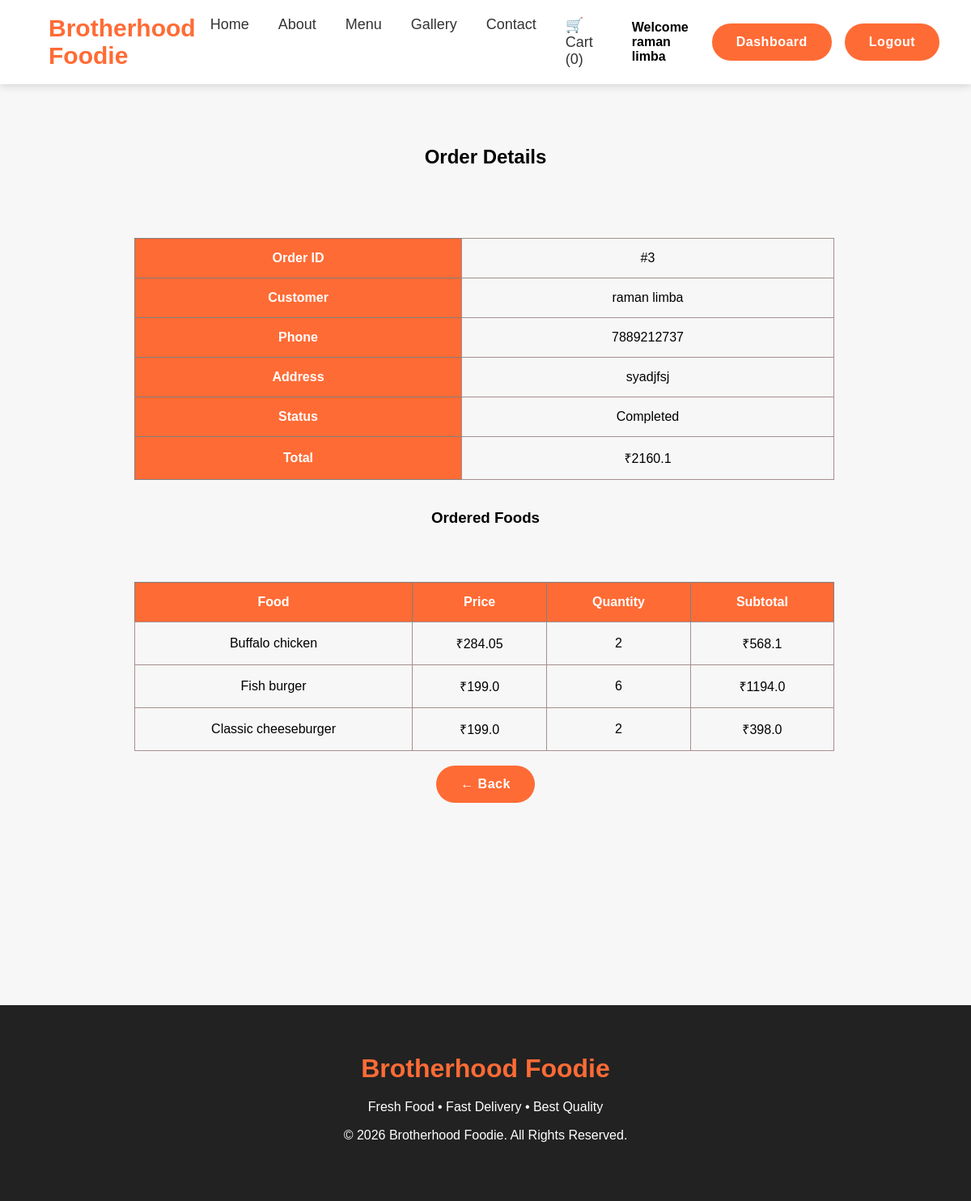
/order/3 (signed in), run on the app's committed database.
### models.py (models this page shows, shortened)
class User(UserMixin, db.Model):
    __tablename__ = "users"
    id = db.Column(db.Integer, primary_key=True)
    name = db.Column(db.String(100), nullable=False)
    email = db.Column(db.String(120), unique=True, nullable=False)
    password = db.Column(db.String(255), nullable=False)
    role = db.Column(db.String(20), default="customer")
    created_at = db.Column(
        db.DateTime,
        server_default=db.func.now()
    )
    orders = db.relationship(
        "Order",
        back_populates="user",
        lazy=True,
        cascade="all, delete-orphan"
    )

class Order(db.Model):
    __tablename__ = "orders"
    id = db.Column(db.Integer, primary_key=True)
    customer = db.Column(db.String(100), nullable=False)
    phone = db.Column(db.String(20), nullable=False)
    address = db.Column(db.Text, nullable=False)
    total = db.Column(db.Float, nullable=False)
    status = db.Column(db.String(30), default="Pending")
    created_at = db.Column(
        db.DateTime,
        server_default=db.func.now()
    )
    user_id = db.Column(
        db.Integer,
        db.ForeignKey("users.id"),
        nullable=False
    )
    user = db.relationship(
        "User",
        back_populates="orders"
    )
    items = db.relationship(
        "OrderItem",
        back_populates="order",
        cascade="all, delete-orphan",
        lazy=True
    )

class OrderItem(db.Model):
    __tablename__ = "order_items"
    id = db.Column(db.Integer, primary_key=True)
    order_id = db.Column(
        db.Integer,
        db.ForeignKey("orders.id"),
        nullable=False
    )
    food_id = db.Column(
        db.Integer,
        db.ForeignKey("foods.id"),
        nullable=False
    )
    quantity = db.Column(
        db.Integer,
        default=1
    )
    price = db.Column(
        db.Float,
        nullable=False
    )
    order = db.relationship(
        "Order",
        back_populates="items"
    )
    food = db.relationship(
        "Food",
        back_populates="order_items"
    )

class Food(db.Model):
    __tablename__ = "foods"
    id = db.Column(db.Integer, primary_key=True)
    category_id = db.Column(
        db.Integer,
        db.ForeignKey("categories.id"),
        nullable=False
    )
    name = db.Column(db.String(100), nullable=False)
    description = db.Column(db.Text)
    price = db.Column(db.Float, nullable=False)
    discount = db.Column(db.Integer, default=0)
    image = db.Column(db.String(200))
    available = db.Column(db.Boolean, default=True)
    created_at = db.Column(
        db.DateTime,
        server_default=db.func.now()
    )
    order_items = db.relationship(
        "OrderItem",
        back_populates="food",
        lazy=True,
    )

### app.py (the view)
@app.route("/order/<int:order_id>")
@login_required
def order_details(order_id):
    order = Order.query.get_or_404(order_id)
    if order.user_id != current_user.id:
        flash("Access Denied!", "danger")
        return redirect(url_for("dashboard"))
    return render_template(
        "order_details.html",
        order=order
    )

### app.py (called while the page is built)
@login_manager.user_loader
def load_user(user_id):
    return db.session.get(User, int(user_id))

@app.context_processor
def cart_count():
    cart = session.get("cart", {})
    total_items = sum(cart.values())
    return dict(cart_count=total_items)

### templates/order_details.html
{% extends "base.html" %}
{% block content %}
<section class="dashboard">
    <h2>Order Details</h2>
    <br>
    <table border="1" cellpadding="10" width="100%">
        <tr>
            <th>Order ID</th>
            <td>#{{ order.id }}</td>
        </tr>
        <tr>
            <th>Customer</th>
            <td>{{ order.customer }}</td>
        </tr>
        <tr>
            <th>Phone</th>
            <td>{{ order.phone }}</td>
        </tr>
        <tr>
            <th>Address</th>
            <td>{{ order.address }}</td>
        </tr>
        <tr>
            <th>Status</th>
            <td>{{ order.status }}</td>
        </tr>
        <tr>
            <th>Total</th>
            <td>₹{{ order.total }}</td>
        </tr>
    </table>
    <br><br>
    <h3>Ordered Foods</h3>
    <table border="1" cellpadding="10" width="100%">
        <tr>
            <th>Food</th>
            <th>Price</th>
            <th>Quantity</th>
            <th>Subtotal</th>
        </tr>
        {% for item in order.items %}
        <tr>
            <td>{{ item.food.name }}</td>
            <td>₹{{ item.price }}</td>
            <td>{{ item.quantity }}</td>
            <td>₹{{ item.price * item.quantity }}</td>
        </tr>
        {% endfor %}
    </table>
    <br>
    <a href="{{ url_for('dashboard') }}" class="btn">
        ← Back
    </a>
</section>
{% endblock %}

### templates/base.html (shortened to what this page needs)
<!DOCTYPE html>
<html lang="en">
<head>
    <link rel="stylesheet" href="{{ url_for('static', filename='css/style.css') }}">
</head>
<body>
    <header>
        <nav class="navbar">
            <div class="logo">
                Brotherhood Foodie
            </div>
            <div class="nav-menu" id="nav-menu">
                <ul class="nav-links">
                    <li><a href="/">Home</a></li>
                    <li><a href="/about">About</a></li>
                    <li><a href="/menu">Menu</a></li>
                    <li>
                        <a href="{{ url_for('gallery') }}">
                            Gallery
                        </a>
                    </li>
                    <li>
                        <a href="{{ url_for('home') }}#contact">
                            Contact
                        </a>
                    <li>
                        <a href="{{ url_for('cart') }}">
                            🛒 Cart ({{ cart_count }})
                        </a>
                    </li>
                </ul>
                <div class="nav-buttons">
                    {% if current_user.is_authenticated %}
                    <span class="welcome-user">
                        Welcome {{ current_user.name }}
                    </span>
                    {% if current_user.role == "admin" %}
                    <a href="{{ url_for('admin_dashboard') }}" class="btn2">
                        Dashboard
                    </a>
                    {% else %}
                    <a href="{{ url_for('dashboard') }}" class="btn2">
                        Dashboard
                    </a>
                    {% endif %}
                    <a href="{{ url_for('logout') }}" class="btn2">
                        Logout
                    </a>
                    {% endif %}
                </div>
            </div>
        </nav>
    </header>
    {% block content %}
    {% endblock %}
    <footer>
        <div class="footer">
            <h2>Brotherhood Foodie</h2>
            <p>
                Fresh Food • Fast Delivery • Best Quality
            </p>
            <p>
                © 2026 Brotherhood Foodie. All Rights Reserved.
            </p>
        </div>
    </footer>
</body>
</html>

### static/css/style.css (style rules this page uses)
* { margin:0; padding:0; box-sizing:border-box; font-family:Arial, Helvetica, sans-serif; }
body { background:#f7f7f7; }
html { scroll-behavior:smooth; }
header { position:fixed; top:0; left:0; width:100%; background:white; box-shadow:0 2px 10px rgba(0,0,0,.15); z-index:1000; }
.navbar { width:90%; margin:auto; display:flex; justify-content:space-between; align-items:center; padding:18px 0; }
.logo { font-size:30px; font-weight:bold; color:#ff6b35; }
.nav-links { display:flex; list-style:none; }
.nav-links li { margin:0 18px; }
.nav-links a { color:#333; text-decoration:none; font-size:18px; transition:.3s; }
.btn { text-decoration:none; background:#ff6b35; color:white; padding:12px 28px; border-radius:30px; font-weight:bold; transition:.4s; }
.btn2 { display:inline-block; background:#ff6b35; color:#fff; padding:12px 25px; border:2px solid white; border-radius:30px; text-decoration:none; font-weight:bold; text-align:center; transition:.3s; }
.footer { background:#222; color:#fff; padding:60px 20px; text-align:center; position: relative; top: 70px; }
.footer h2 { color:#ff6b35; margin-bottom:15px; font-size:32px; }
.footer p { margin:8px 0; line-height:1.7; }
.btn2 { margin-left:0; }
.dashboard { width:90%; margin:120px auto; text-align:center; }
.welcome-user { margin-right:15px; font-weight:bold; }
table { width:97.4%; border-collapse:collapse; margin-top: 68px; position: relative; left: 1.1%; }
table th { background:#ff6b35; color:white; padding:15px; }
table td { padding:15px; border:1px solid #a68f8f; text-align:center; }
.dashboard { padding:60px 8%; }
.nav-menu { display:flex; align-items:center; gap:30px; }
.nav-buttons { display:flex; align-items:center; gap:12px; }
.btn, .btn2 { display:inline-block; padding:14px 30px; border-radius:50px; font-weight:bold; transition:.35s; letter-spacing:.5px; }

### data on the page
User: name "raman limba"
Order: id "3", customer "raman limba", phone "7889212737", address "syadjfsj", status "Completed", total "2160.1"
OrderItem: food.name "Buffalo chicken", price "284.05", quantity "2", item.price*item.quantity "568.1"
OrderItem: food.name "Fish burger", price "199.0", quantity "6", item.price*item.quantity "1194.0"
OrderItem: food.name "Classic cheeseburger", price "199.0", quantity "2", item.price*item.quantity "398.0"

### other printed values
{{ cart_count }} "0"
